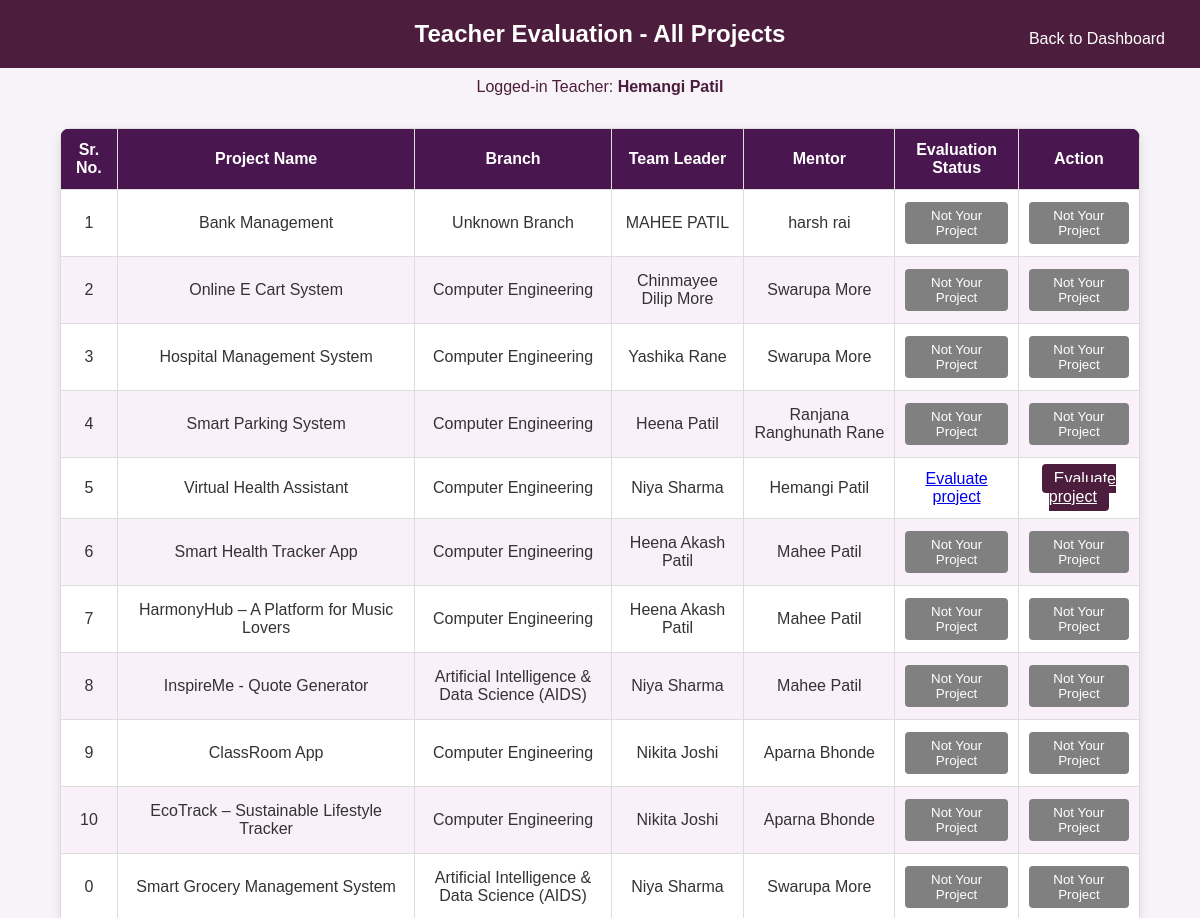
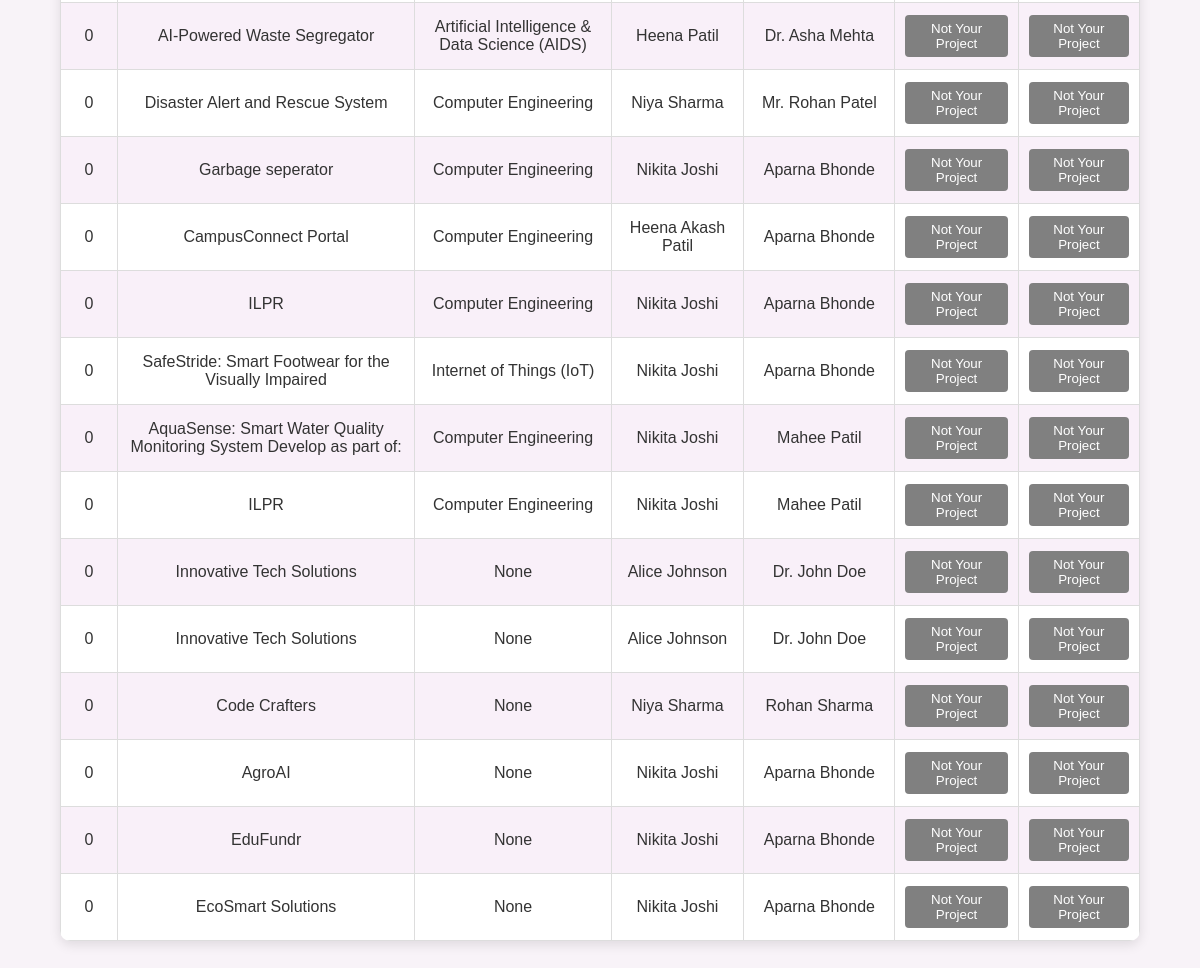
The app's page /teacher/evaluated-projects/ (signed in) with its own data (2 pictures, top to bottom).
### project_repo/models.py (models this page shows, shortened)
class Teacher(models.Model):
    name = models.CharField(max_length=255)
    email = models.EmailField(unique=True)
    password = models.CharField(max_length=128)
    mobile = models.CharField(max_length=20, blank=True, null=True)
    gender = models.CharField(max_length=10, choices=GENDER_CHOICES)
    branch = models.CharField(max_length=100)
    teacher_id = models.CharField(unique=True, max_length=50)
    institute = models.CharField(max_length=255)
    id_card = models.FileField(upload_to='id_cards/', validators=[validate_file_type, validate_id_card_size], null=True, blank=True)
    reset_token = models.CharField(max_length=100, null=True, blank=True)
    reset_token_expires = models.DateTimeField(null=True, blank=True)

class Idea(models.Model):
    user = models.ForeignKey(User, on_delete=models.CASCADE)  # Associate Idea with a user
    college_name = models.CharField(max_length=255, default="SIES Graduate School of Technology")
    title = models.CharField(max_length=255)
    academic_year = models.CharField(max_length=10, default=get_current_academic_year)
    branch = models.CharField(max_length=100)
    domain = models.CharField(max_length=50)
    innovation_type = models.CharField(max_length=255)
    status_level = models.IntegerField(choices=[(1, '1'), (2, '2'), (3, '3')])
    problem = models.TextField()
    solution = models.TextField()
    features = models.TextField()
    difference = models.TextField()
    video_url = models.URLField(blank=True, null=True)
    team_size = models.PositiveIntegerField()
    phone_number = models.CharField(max_length=15)
    idea_description = models.TextField()
    project_stage = models.CharField(max_length=100)
    upload = models.FileField(upload_to='documents/', validators=[validate_file_type, validate_pdf_size], blank=True, null=True)
    mentor = models.CharField(max_length=255)
    develop_as_part = models.CharField(
    max_length=255,
    choices=[
        ("academic_requirement", "Academic Requirement/Study Project"),
        ("academic_research", "Academic Research Assignment/Industry Sponsored Project"),
        ("independent_assignment", "Independent Assignment/Non-academic Study Project")
    ],
    default="academic_requirement"  # Set a default value
)
    team_leader_name = models.CharField(max_length=100)
    team_leader_email = models.EmailField()
    team_leader_id_card = models.FileField(upload_to='team_leader_id_cards/', validators=[validate_file_type, validate_id_card_size], blank=True, null=True)

class Prototype(models.Model):
    from django.contrib.auth.hashers import make_password, is_password_usable

class Startup(models.Model):
    startup_name = models.CharField(max_length=255)  # Non-nullable (OK)
    title = models.CharField(max_length=20)  # Non-nullable (OK)
    website = models.URLField(blank=True, null=True)  # Nullable (OK)
    branch = models.CharField(
        max_length=100,
        null=True,  # Allow null temporarily
        blank=True  # Allow blank in forms temporarily
    )  # Nullable (OK)
    status_level = models.IntegerField(
        choices=[
            (1, 'Level 1'),
            (2, 'Level 2'),
            (3, 'Level 3')
        ],
        default=1  # Default value for status_level (OK)
    )
    registration = models.TextField(max_length=1000)  # Non-nullable (OK)
    key_innovation = models.TextField(max_length=1000)  # Non-nullable (OK)
    incubation_year = models.IntegerField()  # Non-nullable (OK)
    innovation_development = models.TextField(max_length=1000)  # Non-nullable (OK)
    sector = models.TextField(max_length=1000)  # Non-nullable (OK)
    innovation_type = models.CharField(max_length=50)  # Non-nullable (OK)
    video_url = models.URLField(null=True, blank=True)  # Non-nullable (OK)
    innovation_image = models.FileField(upload_to='innovation_images/', default='default_image.pdf')
    mentor = models.CharField(max_length=255)  # Non-nullable (OK)
    team_leader_name = models.CharField(max_length=255)  # Non-nullable (OK)
    team_leader_email = models.EmailField()  # Non-nullable (OK)
    team_leader_id_card = models.FileField(upload_to='id_cards/', null=True, blank=True)
    team_count = models.IntegerField(default=0)  # Default value (OK)
    evaluated = models.BooleanField(default=False)

### project_repo/views.py (the view)
# urls.py: path('teacher/evaluated-projects/', views.teacher_evaluations, name='evaluated_projects'),  # <- Use the correct view
def teacher_evaluations(request):
    print("LOGGED-IN USER:", request.user.username)
    teacher_id = request.session.get("user_id")
    print(f"Teacher ID from session: {teacher_id}")  # Debugging
    if not teacher_id:
        print("No teacher ID found in session.")  # Debugging
        return redirect('login')  # Redirect to login if not authenticated
    try:
        teacher = get_object_or_404(Teacher, id=teacher_id)
        logged_in_teacher_name = teacher.name
        print(f"Fetched Teacher: {teacher.name}")  # Debugging
    except Teacher.DoesNotExist:
        print("Teacher with given ID does not exist.")  # Debugging
        return redirect('login')  # Redirect to login if teacher does not exist
    idea_projects = Idea.objects.all()
    prototype_projects = Prototype.objects.all()
    startup_projects = Startup.objects.all()
    for project in idea_projects:
        project.evaluated = Evaluation.objects.filter(project_id=project.id, teacher=teacher).exists()
    for project in prototype_projects:
        project.evaluated = Evaluation.objects.filter(project_id=project.id, teacher=teacher).exists()
    for project in startup_projects:
        project.evaluated = Evaluation.objects.filter(project_id=project.id, teacher=teacher).exists()
    context = {
        'idea_projects': idea_projects,
        'prototype_projects': prototype_projects,
        'startup_projects': startup_projects,
        'logged_in_teacher_name': logged_in_teacher_name,  # Logged-in teacher's name
    }
    return render(request, 'teacher_evaluations.html', context)
    return render(request, 'teacher_evaluations.html', context)

### project_repo/templates/teacher_evaluations.html (shortened to what this page needs)
<!DOCTYPE html>
<html lang="en">
<head>
</head>
<body>
    <h2>Teacher Evaluation - All Projects</h2>
    <p>Logged-in Teacher: <strong>{{ logged_in_teacher_name }}</strong></p>
    <a href="{% url 'teacher_dashboard' %}" class="back-btn">Back to Dashboard</a>
    <table>
        <thead>
            <tr>
                <th>Sr. No.</th>
                <th>Project Name</th>
                <th>Branch</th>
                <th>Team Leader</th>
                <th>Mentor</th>
                <th>Evaluation Status</th>
                <th>Action</th>
            </tr>
        </thead>
        <tbody>
            {% with 0 as count %}
                {% for project in idea_projects %}
                    <tr>
                        <td>{{ forloop.counter }}</td>
                        <td>{{ project.title }}</td>
                        <td>{{ project.branch }}</td>
                        <td>{{ project.team_leader_name }}</td>
                        <td>{{ project.mentor }}</td>
                        <td>
                            {% if project.mentor == logged_in_teacher_name %}
                                {% if project.evaluated %}
                                    <a href="{% url 'evaluation_details' project_type='idea' project_id=project.id %}">View evaluation</a>
                                {% else %}
                                    <a href="{% url 'evaluated_project' project_type='idea' project_id=project.id %}">Evaluate project</a>
                                {% endif %}
                            {% else %}
                                <button class="btn" disabled>Not Your Project</button>
                            {% endif %}
                        </td>
                        <td>
                            {% if project.mentor == logged_in_teacher_name %}
                                {% if project.evaluated %}
                                    <a href="{% url 'evaluation_details' project_type='idea' project_id=project.id %}" class="btn active">Review evaluation</a>
                                {% else %}
                                    <a href="{% url 'evaluated_project' project_type='idea' project_id=project.id %}" class="btn active">Evaluate project</a>
                                {% endif %}
                            {% else %}
                                <button class="btn" disabled>Not Your Project</button>
                            {% endif %}
                        </td>
                    </tr>
                {% endfor %}
                {% for project in prototype_projects %}
                    <tr>
                        <td>{{ forloop.counter|add:idea_projects|length }}</td>
                        <td>{{ project.prototype_title }}</td>
                        <td>{{ project.branch }}</td>
                        <td>{{ project.team_leader_name }}</td>
                        <td>{{ project.mentor }}</td>
                        <td>
                            {% if project.mentor == logged_in_teacher_name %}
                                {% if project.evaluated %}
                                    <a href="{% url 'evaluation_details' project_type='prototype' project_id=project.id %}">View evaluation</a>
                                {% else %}
                                    <a href="{% url 'evaluated_project' project_type='prototype' project_id=project.id %}">Evaluate project</a>
                                {% endif %}
                            {% else %}
                                <button class="btn" disabled>Not Your Project</button>
                            {% endif %}
                        </td>
                        <td>
                            {% if project.mentor == logged_in_teacher_name %}
                                {% if project.evaluated %}
                                    <a href="{% url 'evaluation_details' project_type='prototype' project_id=project.id %}" class="btn active">Review evaluation</a>
                                {% else %}
                                    <a href="{% url 'evaluated_project' project_type='prototype' project_id=project.id %}" class="btn active">Evaluate project</a>
                                {% endif %}
                            {% else %}
                                <button class="btn" disabled>Not Your Project</button>
                            {% endif %}
                        </td>
                    </tr>
                {% endfor %}
                {% for project in startup_projects %}
                    <tr>
                        <td>{{ forloop.counter|add:idea_projects|length|add:prototype_projects|length }}</td>
                        <td>{{ project.startup_name }}</td>
                        <td>{{ project.branch }}</td>
                        <td>{{ project.team_leader_name }}</td>
                        <td>{{ project.mentor }}</td>
                        <td>
                            {% if project.mentor == logged_in_teacher_name %}
                                {% if project.evaluated %}
                                    <a href="{% url 'evaluation_details' project_type='startup' project_id=project.id %}">View evaluation</a>
                                {% else %}
                                    <a href="{% url 'evaluated_project' project_type='startup' project_id=project.id %}">Evaluate project</a>
                                {% endif %}
                            {% else %}
                                <button class="btn" disabled>Not Your Project</button>
                            {% endif %}
                        </td>
                        <td>
                            {% if project.mentor == logged_in_teacher_name %}
                                {% if project.evaluated %}
                                    <a href="{% url 'evaluation_details' project_type='startup' project_id=project.id %}" class="btn active">Review evaluation</a>
                                {% else %}
                                    <a href="{% url 'evaluated_project' project_type='startup' project_id=project.id %}" class="btn active">Evaluate project</a>
                                {% endif %}
                            {% else %}
                                <button class="btn" disabled>Not Your Project</button>
                            {% endif %}
                        </td>
                    </tr>
                {% endfor %}
            {% endwith %}
        </tbody>
    </table>
</body>
</html>

### project_repo/templates/teacher_evaluations.html (style rules this page uses)
body { background-color: #f8f3f8; font-family: Arial, sans-serif; color: #333; margin: 0; padding: 0; }
h2 { background-color: #4C1D3D; color: white; padding: 20px; margin: 0; text-align: center; }
p { text-align: center; margin-top: 10px; color: #4C1D3D; }
table { width: 90%; border-collapse: collapse; margin: 2rem auto; background-color: white; box-shadow: 0 4px 12px rgba(0,0,0,0.1); border-radius: 10px; overflow: hidden; }
th, td { border: 1px solid #ddd; padding: 12px 10px; text-align: center; }
th { background-color: #4a164f; color: white; }
tr:nth-child(even) { background-color: #f9f0f9; }
.btn { padding: 6px 12px; background-color: gray; color: white; border: none; border-radius: 4px; cursor: not-allowed; }
.btn.active { background-color: #4C1D3D; cursor: pointer; }
.back-btn { position: absolute; top: 20px; right: 20px; padding: 10px 15px; background-color: #4C1D3D; color: white; border-radius: 4px; text-decoration: none; }

### records on screen
Teacher: name "Hemangi Patil"
Idea: title "Bank Management", branch "Unknown Branch", team_leader_name "MAHEE PATIL", mentor "harsh rai", shows "Not Your Project"
Idea: title "Online E Cart System", branch "Computer Engineering", team_leader_name "Chinmayee Dilip More", mentor "Swarupa More", shows "Not Your Project"
Idea: title "Hospital Management System", branch "Computer Engineering", team_leader_name "Yashika Rane", mentor "Swarupa More", shows "Not Your Project"
Idea: title "Smart Parking System", branch "Computer Engineering", team_leader_name "Heena Patil", mentor "Ranjana Ranghunath Rane", shows "Not Your Project"
Idea: title "Virtual Health Assistant", branch "Computer Engineering", team_leader_name "Niya Sharma", mentor "Hemangi Patil", evaluated "Evaluate project"
Idea: title "Smart Health Tracker App", branch "Computer Engineering", team_leader_name "Heena Akash Patil", mentor "Mahee Patil", shows "Not Your Project"
Idea: title "HarmonyHub – A Platform for Music Lovers", branch "Computer Engineering", team_leader_name "Heena Akash Patil", mentor "Mahee Patil", shows "Not Your Project"
Idea: title "InspireMe - Quote Generator", branch "Artificial Intelligence & Data Science (AIDS)", team_leader_name "Niya Sharma", mentor "Mahee Patil", shows "Not Your Project"
Idea: title "ClassRoom App", branch "Computer Engineering", team_leader_name "Nikita Joshi", mentor "Aparna Bhonde", shows "Not Your Project"
Idea: title "EcoTrack – Sustainable Lifestyle Tracker", branch "Computer Engineering", team_leader_name "Nikita Joshi", mentor "Aparna Bhonde", shows "Not Your Project"
Prototype: prototype_title "Smart Grocery Management System", branch "Artificial Intelligence & Data Science (AIDS)", team_leader_name "Niya Sharma", mentor "Swarupa More", shows "Not Your Project"
Prototype: prototype_title "AI-Powered Waste Segregator", branch "Artificial Intelligence & Data Science (AIDS)", team_leader_name "Heena Patil", mentor "Dr. Asha Mehta", shows "Not Your Project"
Prototype: prototype_title "Disaster Alert and Rescue System", branch "Computer Engineering", team_leader_name "Niya Sharma", mentor "Mr. Rohan Patel", shows "Not Your Project"
Prototype: prototype_title "Garbage seperator", branch "Computer Engineering", team_leader_name "Nikita Joshi", mentor "Aparna Bhonde", shows "Not Your Project"
Prototype: prototype_title "CampusConnect Portal", branch "Computer Engineering", team_leader_name "Heena Akash Patil", mentor "Aparna Bhonde", shows "Not Your Project"
Prototype: prototype_title "ILPR", branch "Computer Engineering", team_leader_name "Nikita Joshi", mentor "Aparna Bhonde", shows "Not Your Project"
Prototype: prototype_title "SafeStride: Smart Footwear for the Visually Impaired", branch "Internet of Things (IoT)", team_leader_name "Nikita Joshi", mentor "Aparna Bhonde", shows "Not Your Project"
Prototype: prototype_title "AquaSense: Smart Water Quality Monitoring System Develop as part of:", branch "Computer Engineering", team_leader_name "Nikita Joshi", mentor "Mahee Patil", shows "Not Your Project"
Prototype: prototype_title "ILPR", branch "Computer Engineering", team_leader_name "Nikita Joshi", mentor "Mahee Patil", shows "Not Your Project"
Startup: startup_name "Innovative Tech Solutions", branch "None", team_leader_name "Alice Johnson", mentor "Dr. John Doe", shows "Not Your Project"
Startup: startup_name "Innovative Tech Solutions", branch "None", team_leader_name "Alice Johnson", mentor "Dr. John Doe", shows "Not Your Project"
Startup: startup_name "Code Crafters", branch "None", team_leader_name "Niya Sharma", mentor "Rohan Sharma", shows "Not Your Project"
Startup: startup_name "AgroAI", branch "None", team_leader_name "Nikita Joshi", mentor "Aparna Bhonde", shows "Not Your Project"
Startup: startup_name "EduFundr", branch "None", team_leader_name "Nikita Joshi", mentor "Aparna Bhonde", shows "Not Your Project"
Startup: startup_name "EcoSmart Solutions", branch "None", team_leader_name "Nikita Joshi", mentor "Aparna Bhonde", shows "Not Your Project"
